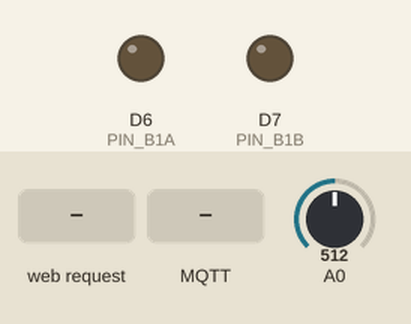
Simulated run of this sketch. Board: ESP8266 (Wemos D1 mini). Parts: output pins drawn as LEDs (lit = HIGH). Inputs (shaded band) come from the test bench; at power-on: A0 = 512. WiFi joins after 1.5 s; servers stay silent unless stated; no MQTT or app messages arrive unless stated; what the sketch prints to the serial monitor is not drawn.

Above: at 2.7 s.
2.8 s: HTTP request GET /Open received
At 4.0 s:
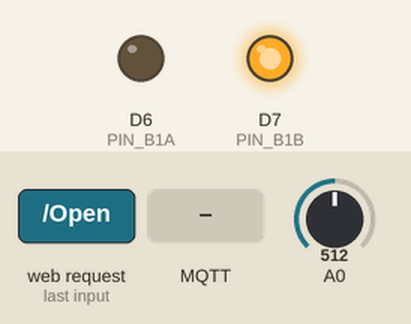
4.3 s: MQTT message "close" arrives on the first subscribed topic
At 5.1 s:
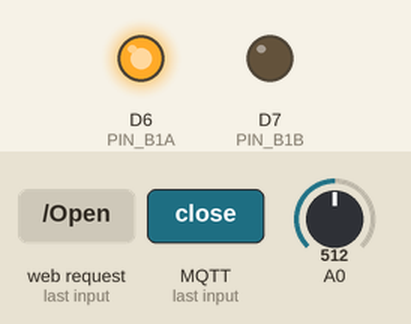
5.8 s: MQTT message "open" arrives on the first subscribed topic
At 6.4 s:
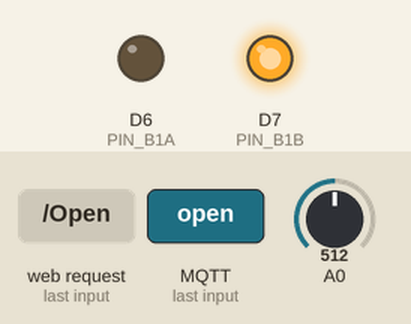
7.3 s: HTTP request GET /Close received
At 7.6 s:
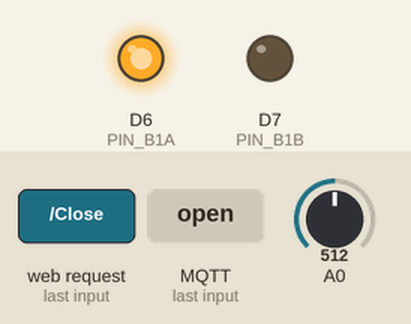
Timing chart, 0 to 22.8 s (numbered marks = the images above; inputs shaded):
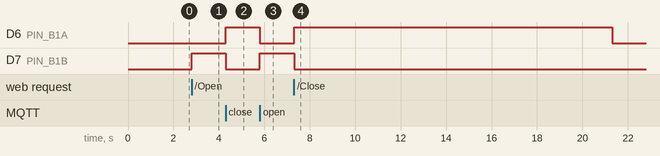

The sketch:

smallwindow.ino
```cpp
// ESP8266 Wimos D1 mini 4M/1M SPIFFS

#include <ESP8266WiFi.h>
#include <ESP8266WebServer.h>
#include <PubSubClient.h>
#include <ArduinoOTA.h>
#include "secrets.h"

// ****** All the configuration happens here ******
// Wifi
const char* ssid     = WIFI_SSID;
const char* password = WIFI_PASSWORD;
IPAddress ip(192, 168, 1, 44); // update this to the desired IP Address
IPAddress dns(192, 168, 1, 1); // set dns to local
IPAddress gateway(192, 168, 1, 1); // set gateway to match your network
IPAddress subnet(255, 255, 255, 0); // set subnet mask to match your network

// MQTT
const char* mqttServer        = MQTT_SERVER;
const char* mqttUsername      = MQTT_USER;
const char* mqttPassword      = MQTT_PASSWORD;
const int   mqttPort          = 1883;
const char* mqttTopicAnnounce = "smallwindow/announce";
const char* mqttTopicSet      = "smallwindow/set";
const char* mqttTopicState    = "smallwindow/state";

// Host name and OTA password
const char* hostName    = "smallwindow";
const char* otaPassword = OTA_PASSWORD;

// Time we run motor in seconds
#define MOTORTIME 14000

// Open and Closed Positions as seen by A/D
#define OPEN        200
#define CLOSED      990

// Pins for H-bridge motor driver
#define PIN_B1A D6
#define PIN_B1B D7

// ****** End of configuration ******


// Objects
ESP8266WebServer server(80);

WiFiClient espClient;
PubSubClient client(espClient);

// Globals
bool windowOpen = false;
bool windowOpening = false;
bool windowClosing = false;

unsigned long motorTime = 0;

int currentPosition;
int desiredPosition = 0;

unsigned long mqttReconnectTimer = 0;
unsigned long wifiReconnectTimer = 0;
unsigned long previousMillis;
char mqttBuf[10];


void mqttCallback(char* topic, byte* payload, unsigned int length) {

    // Creating safe local copies of topic and payload
    // enables publishing MQTT within the callback function
    // We avoid functions using malloc to avoid memory leaks

    char topicCopy[strlen(topic) + 1];
    strcpy(topicCopy, topic);

    char message[length + 1];
    for (int i = 0; i < length; i++) message[i] = (char)payload[i];

    message[length] = '\0';

    if ( strcmp(topicCopy, mqttTopicSet) == 0 ) {
        if ( strcmp(message, "open") == 0 ) openWindow();
        if ( strcmp(message, "close") == 0 ) closeWindow();
    }
    else return;
}

bool mqttConnect() {
    Serial.print("Attempting MQTT connection...");
    if (client.connect(hostName, mqttUsername, mqttPassword)) {
        Serial.println("connected");
        // Once connected, publish an announcement...
        client.publish(mqttTopicAnnounce, "connected");
        client.subscribe(mqttTopicSet);
    }

    return client.connected();
}


void sendHTMLPage(void) {

    String webPage = "";
    webPage += "<html><head></head><body>\n";
    webPage += "<h1>Small Window</h1>";
    webPage += "<p>Position is ";
    webPage += currentPosition;
    webPage += "</p>";
    webPage += "<p><a href=\"/\"><button>Status Only</button></a></p>\n";
    webPage += "<p><a href=\"/Open\"><button>Open</button></a> <a href=\"/Close\"><button>Close</button></a></p>\n";
    webPage += "</body></html>\n";
    server.send(200, "text/html", webPage);
}


bool openWindow() {
    if (windowOpening) { return false; }
    windowOpen = true;
    windowOpening = true;
    windowClosing = false;
    digitalWrite(PIN_B1A, LOW);
    digitalWrite(PIN_B1B, HIGH);
    motorTime = millis();
    client.publish(mqttTopicState, "open", true );
    return true;
}

bool closeWindow(void) {
    if (windowClosing) { return false; }
    windowOpen = false;
    windowOpening = false;
    windowClosing = true;
    digitalWrite(PIN_B1B, LOW);
    digitalWrite(PIN_B1A, HIGH);
    motorTime = millis();
    client.publish(mqttTopicState, "closed", true );
    return true;
}

void setup_wifi() {

    Serial.print(F("Setting static ip to : "));
    Serial.println(ip);

    // Connect to WiFi network
    Serial.println();
    Serial.println();
    Serial.print("Connecting to ");
    Serial.println(ssid);

    // ESP8266 does not follow same order as Arduino
    WiFi.mode(WIFI_STA);
    WiFi.config(ip, gateway, subnet, dns);
    WiFi.begin(ssid, password);

    while (WiFi.status() != WL_CONNECTED) {
      delay(500);
      Serial.print(".");
    }
    Serial.println("");
    Serial.println("WiFi connected");
}

void setup() {

    pinMode(PIN_B1A, OUTPUT);
    pinMode(PIN_B1B, OUTPUT);

    digitalWrite(PIN_B1A, LOW);
    digitalWrite(PIN_B1B, LOW);

    //Setup UART
    Serial.begin(115200);
    Serial.println("");
    Serial.println("START");

    // Setup WIFI
    setup_wifi();
    wifiReconnectTimer = millis();

    // Setup Webserver
    server.on("/", [](){
        sendHTMLPage();
    });

    server.on("/Open",      [](){ openWindow();       sendHTMLPage(); });
    server.on("/Close",     [](){ closeWindow();      sendHTMLPage(); });

    server.begin();

    // Setup Over The Air (OTA) Reprogramming
    ArduinoOTA.setHostname(hostName);
    ArduinoOTA.setPassword(otaPassword);

    ArduinoOTA.onStart([]() {
        Serial.end();
        String type;
        if (ArduinoOTA.getCommand() == U_FLASH)
          type = "sketch";
        else // U_SPIFFS
          type = "filesystem";

        // NOTE: if updating SPIFFS this would be the place to unmount SPIFFS using SPIFFS.end()
    });
    ArduinoOTA.onEnd([]() {  });
    ArduinoOTA.onProgress([](unsigned int progress, unsigned int total) {  });
    ArduinoOTA.onError([](ota_error_t error) {  });
    ArduinoOTA.begin();

    // Setup MQTT
    client.setServer(mqttServer, mqttPort);
    client.setCallback(mqttCallback);
    mqttReconnectTimer = 0;
    mqttConnect();

    // Init globals
    currentPosition = analogRead(A0);
    previousMillis = millis();

}

void loop() {

    ESP.wdtFeed();
    delay(10);

    unsigned long currentTime = millis();

    // Handle WiFi
    if ( WiFi.status() != WL_CONNECTED ) {
        if ( currentTime - wifiReconnectTimer > 20000 )
            ESP.reset();
    } else
        wifiReconnectTimer = currentTime;

    // Handle MQTT
    if (!client.connected()) {
        if ( currentTime - mqttReconnectTimer > 5000 ) {
            mqttReconnectTimer = currentTime;
            if ( mqttConnect() ) {
                mqttReconnectTimer = 0;
            }
        }
    } else {
      client.loop();
    }

    // Handle Webserver Requests
    server.handleClient();
    // Handle OTA requests
    ArduinoOTA.handle();

    // A0 is between 0 and 1024 - we only need to care about percent.
    currentPosition = analogRead(A0);

    if ( ( windowOpening || windowClosing ) && ( millis() - motorTime > MOTORTIME ) ) {
        digitalWrite(PIN_B1A, LOW);
        digitalWrite(PIN_B1B, LOW);
        windowOpening = false;
        windowClosing = false;
    }

    if ( ( windowOpening && currentPosition < OPEN ) ||
         ( windowClosing && currentPosition > CLOSED) ) {
        digitalWrite(PIN_B1A, LOW);
        digitalWrite(PIN_B1B, LOW);
        windowOpening = false;
        windowClosing = false;
    }

}
```

secrets.h
```cpp
// Secrets
#define WIFI_SSID "ssid"
#define WIFI_PASSWORD "password"
#define MQTT_SERVER "192.168.1.100"
#define MQTT_USER "mqttusername"
#define MQTT_PASSWORD "mqttpassword"
#define OTA_PASSWORD "otapassword"
```

Measured:
- after the input at 2.8 s, D7 (PIN_B1B): LOW → HIGH at once
- after the input at 4.3 s, D6 (PIN_B1A): LOW → HIGH at once; D7 (PIN_B1B): HIGH → LOW at once
- after the input at 5.8 s, D6 (PIN_B1A): HIGH → LOW at once; D7 (PIN_B1B): LOW → HIGH at once
- after the input at 7.3 s, D6 (PIN_B1A): LOW → HIGH at once, → LOW 14.0 s later; D7 (PIN_B1B): HIGH → LOW after 0.01 s instead of 12.5 s
